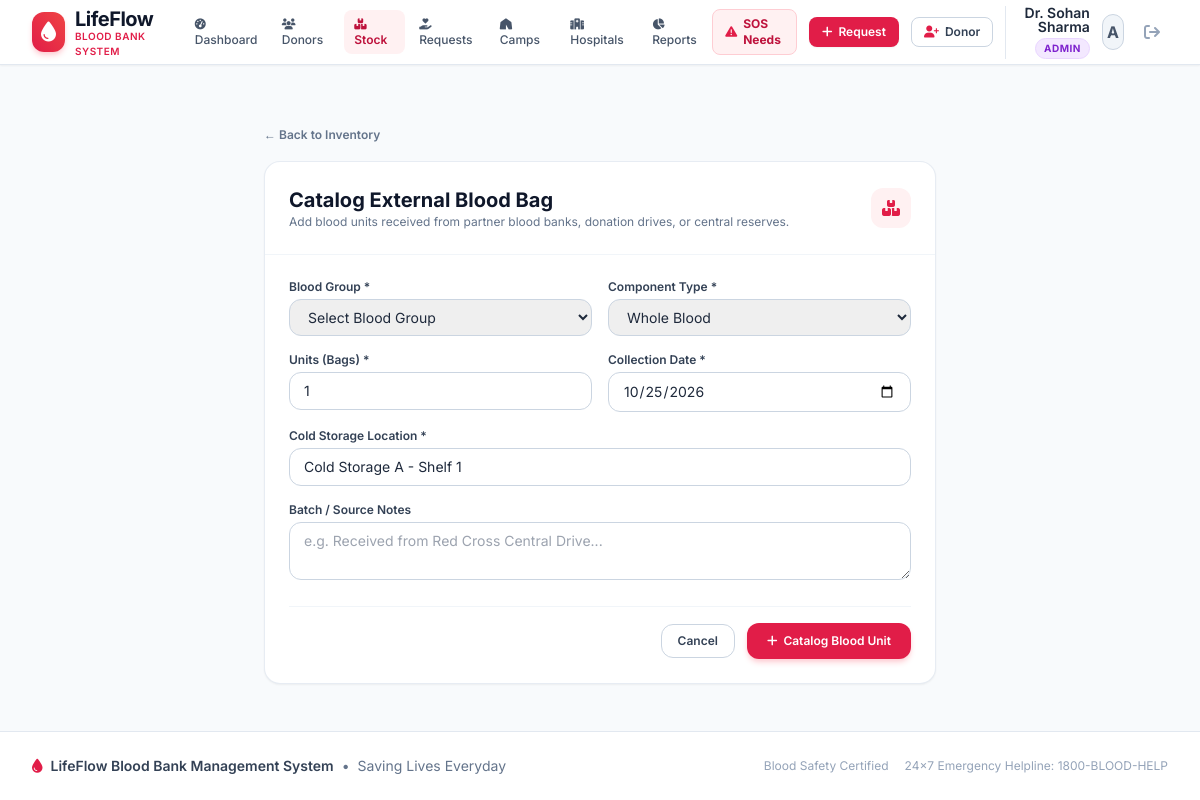
/inventory/add (signed in), run on the app's committed database.
### app/models.py (models this page shows, shortened)
class User(UserMixin, db.Model):
    __tablename__ = 'users'
    id = db.Column(db.Integer, primary_key=True)
    username = db.Column(db.String(64), unique=True, nullable=False, index=True)
    email = db.Column(db.String(120), unique=True, nullable=False, index=True)
    password_hash = db.Column(db.String(256), nullable=False)
    role = db.Column(db.String(20), nullable=False, default='staff')  # 'admin', 'staff', 'donor'
    full_name = db.Column(db.String(100), nullable=True)
    phone = db.Column(db.String(20), nullable=True)
    is_active_account = db.Column(db.Boolean, default=True)
    created_at = db.Column(db.DateTime, default=datetime.utcnow)
    donor_profile = db.relationship('Donor', backref='user_account', uselist=False, lazy=True)
    @property
    def is_staff(self):
        return self.role in ['admin', 'staff']

### app/routes/inventory.py (the view, shortened to what this page needs)
@inventory_bp.route('/add', methods=['GET', 'POST'])
@login_required
@staff_required
def add_unit():
    return render_template('inventory/add.html', blood_groups=BLOOD_GROUPS, components=COMPONENTS, today=date.today())

### app/utils.py (called while the page is built)
def staff_required(f):
    @wraps(f)
    def decorated_function(*args, **kwargs):
        if not current_user.is_authenticated or not current_user.is_staff:
            flash("Staff or Administrator access is required.", "danger")
            return redirect(url_for('main.dashboard'))
        return f(*args, **kwargs)
    return decorated_function

### app/templates/inventory/add.html (shortened to what this page needs)
{% extends "base.html" %}
{% block content %}
<div class="max-w-2xl mx-auto py-4">
    <div class="mb-4">
        <a href="{{ url_for('inventory.index') }}" class="text-xs font-semibold text-slate-500 hover:text-slate-800">
            &larr; Back to Inventory
        </a>
    </div>
    <div class="bg-white rounded-2xl shadow-sm border border-slate-200/80 overflow-hidden">
        <div class="p-6 border-b border-slate-100 flex items-center justify-between">
            <div>
                <h1 class="text-xl font-bold text-slate-900">Catalog External Blood Bag</h1>
                <p class="text-xs text-slate-500">Add blood units received from partner blood banks, donation drives, or central reserves.</p>
            </div>
            <div class="w-10 h-10 rounded-xl bg-rose-50 text-rose-600 flex items-center justify-center font-bold">
                <i class="fa-solid fa-boxes-stacked"></i>
            </div>
        </div>
        <form method="POST" class="p-6 space-y-5">
            <div class="grid grid-cols-1 sm:grid-cols-2 gap-4">
                <div>
                    <label class="block text-xs font-semibold text-slate-700 mb-1">Blood Group *</label>
                    <select name="blood_group" required class="w-full px-3.5 py-2 rounded-xl border border-slate-300 text-sm focus:outline-none focus:ring-2 focus:ring-rose-500">
                        <option value="">Select Blood Group</option>
                    </select>
                </div>
                <div>
                    <label class="block text-xs font-semibold text-slate-700 mb-1">Component Type *</label>
                    <select name="component" required class="w-full px-3.5 py-2 rounded-xl border border-slate-300 text-sm focus:outline-none focus:ring-2 focus:ring-rose-500">
                        {% for comp in components %}
                        <option value="{{ comp }}">{{ comp }}</option>
                        {% endfor %}
                    </select>
                </div>
                <div>
                    <label class="block text-xs font-semibold text-slate-700 mb-1">Units (Bags) *</label>
                    <input type="number" min="1" max="10" name="units" value="1" required
                           class="w-full px-3.5 py-2 rounded-xl border border-slate-300 text-sm focus:outline-none focus:ring-2 focus:ring-rose-500">
                </div>
                <div>
                    <label class="block text-xs font-semibold text-slate-700 mb-1">Collection Date *</label>
                    <input type="date" name="collection_date" value="{{ today.strftime('%Y-%m-%d') }}" required
                           class="w-full px-3.5 py-2 rounded-xl border border-slate-300 text-sm focus:outline-none focus:ring-2 focus:ring-rose-500">
                </div>
                <div class="sm:col-span-2">
                    <label class="block text-xs font-semibold text-slate-700 mb-1">Cold Storage Location *</label>
                    <input type="text" name="storage_location" value="Cold Storage A - Shelf 1" required
                           class="w-full px-3.5 py-2 rounded-xl border border-slate-300 text-sm focus:outline-none focus:ring-2 focus:ring-rose-500">
                </div>
                <div class="sm:col-span-2">
                    <label class="block text-xs font-semibold text-slate-700 mb-1">Batch / Source Notes</label>
                    <textarea name="notes" rows="2" placeholder="e.g. Received from Red Cross Central Drive..."
                              class="w-full px-3.5 py-2 rounded-xl border border-slate-300 text-sm focus:outline-none focus:ring-2 focus:ring-rose-500"></textarea>
                </div>
            </div>
            <div class="pt-4 border-t border-slate-100 flex items-center justify-end space-x-3">
                <a href="{{ url_for('inventory.index') }}" class="px-4 py-2 border border-slate-300 text-slate-700 text-xs font-semibold rounded-xl hover:bg-slate-50">
                    Cancel
                </a>
                <button type="submit" class="px-5 py-2.5 bg-rose-600 hover:bg-rose-700 text-white font-semibold text-xs rounded-xl shadow-md shadow-rose-200 transition-all flex items-center">
                    <i class="fa-solid fa-plus mr-1.5"></i> Catalog Blood Unit
                </button>
            </div>
        </form>
    </div>
</div>
{% endblock %}

### app/templates/base.html (shortened to what this page needs)
<!DOCTYPE html>
<html lang="en" class="h-full bg-slate-50">
<head>
    <script src="https://cdn.tailwindcss.com"></script>
    <link rel="stylesheet" href="https://cdnjs.cloudflare.com/ajax/libs/font-awesome/6.4.0/css/all.min.css">
</head>
<body class="h-full flex flex-col text-slate-800 antialiased">
    <nav class="bg-white border-b border-slate-200 sticky top-0 z-40 shadow-sm no-print">
        <div class="max-w-7xl mx-auto px-4 sm:px-6 lg:px-8">
            <div class="flex justify-between h-16">
                <div class="flex items-center space-x-3">
                    <a href="{{ url_for('main.dashboard') }}" class="flex items-center space-x-2.5 group">
                        <div class="w-10 h-10 rounded-xl bg-gradient-to-tr from-rose-600 to-red-500 flex items-center justify-center text-white shadow-md shadow-rose-200 group-hover:scale-105 transition-transform">
                            <i class="fa-solid fa-droplet text-xl"></i>
                        </div>
                        <div>
                            <span class="text-xl font-bold tracking-tight text-slate-900 group-hover:text-rose-600 transition-colors">LifeFlow</span>
                            <span class="block text-[10px] font-semibold tracking-wider text-rose-600 uppercase -mt-1">Blood Bank System</span>
                        </div>
                    </a>
                    {% if current_user.is_authenticated and current_user.is_staff %}
                    <div class="hidden lg:flex ml-6 space-x-1">
                        <a href="{{ url_for('main.dashboard') }}" class="px-2.5 py-1.5 rounded-lg text-xs font-medium transition-colors {% if request.endpoint == 'main.dashboard' %}bg-rose-50 text-rose-700 font-semibold{% else %}text-slate-600 hover:text-slate-900 hover:bg-slate-100{% endif %}">
                            <i class="fa-solid fa-gauge-high mr-1 text-[11px]"></i> Dashboard
                        </a>
                        <a href="{{ url_for('donors.list_donors') }}" class="px-2.5 py-1.5 rounded-lg text-xs font-medium transition-colors {% if 'donors' in request.endpoint %}bg-rose-50 text-rose-700 font-semibold{% else %}text-slate-600 hover:text-slate-900 hover:bg-slate-100{% endif %}">
                            <i class="fa-solid fa-users mr-1 text-[11px]"></i> Donors
                        </a>
                        <a href="{{ url_for('inventory.index') }}" class="px-2.5 py-1.5 rounded-lg text-xs font-medium transition-colors {% if 'inventory' in request.endpoint %}bg-rose-50 text-rose-700 font-semibold{% else %}text-slate-600 hover:text-slate-900 hover:bg-slate-100{% endif %}">
                            <i class="fa-solid fa-boxes-stacked mr-1 text-[11px]"></i> Stock
                        </a>
                        <a href="{{ url_for('requests.list_requests') }}" class="px-2.5 py-1.5 rounded-lg text-xs font-medium transition-colors {% if 'requests' in request.endpoint %}bg-rose-50 text-rose-700 font-semibold{% else %}text-slate-600 hover:text-slate-900 hover:bg-slate-100{% endif %}">
                            <i class="fa-solid fa-hand-holding-heart mr-1 text-[11px]"></i> Requests
                        </a>
                        <a href="{{ url_for('camps.index') }}" class="px-2.5 py-1.5 rounded-lg text-xs font-medium transition-colors {% if 'camps' in request.endpoint %}bg-rose-50 text-rose-700 font-semibold{% else %}text-slate-600 hover:text-slate-900 hover:bg-slate-100{% endif %}">
                            <i class="fa-solid fa-tent mr-1 text-[11px]"></i> Camps
                        </a>
                        <a href="{{ url_for('hospitals.index') }}" class="px-2.5 py-1.5 rounded-lg text-xs font-medium transition-colors {% if 'hospitals' in request.endpoint and 'emergency' not in request.endpoint %}bg-rose-50 text-rose-700 font-semibold{% else %}text-slate-600 hover:text-slate-900 hover:bg-slate-100{% endif %}">
                            <i class="fa-solid fa-hospital mr-1 text-[11px]"></i> Hospitals
                        </a>
                        <a href="{{ url_for('reports.index') }}" class="px-2.5 py-1.5 rounded-lg text-xs font-medium transition-colors {% if 'reports' in request.endpoint %}bg-rose-50 text-rose-700 font-semibold{% else %}text-slate-600 hover:text-slate-900 hover:bg-slate-100{% endif %}">
                            <i class="fa-solid fa-chart-pie mr-1 text-[11px]"></i> Reports
                        </a>
                    </div>
                    {% endif %}
                </div>
                <div class="flex items-center space-x-3">
                    {% if current_user.is_authenticated %}
                        <a href="{{ url_for('hospitals.emergency_feed') }}" class="hidden sm:inline-flex items-center px-3 py-1.5 border border-rose-200 text-xs font-bold rounded-lg text-rose-700 bg-rose-50 hover:bg-rose-100 transition-all">
                            <i class="fa-solid fa-triangle-exclamation mr-1.5 text-rose-600 animate-pulse"></i> SOS Needs
                        </a>
                        {% if current_user.is_staff %}
                        <a href="{{ url_for('requests.new_request') }}" class="hidden sm:inline-flex items-center px-3 py-1.5 border border-transparent text-xs font-semibold rounded-lg shadow-sm text-white bg-rose-600 hover:bg-rose-700 focus:outline-none focus:ring-2 focus:ring-offset-2 focus:ring-rose-500 transition-all">
                            <i class="fa-solid fa-plus mr-1.5"></i> Request
                        </a>
                        <a href="{{ url_for('donors.add_donor') }}" class="hidden sm:inline-flex items-center px-3 py-1.5 border border-slate-300 text-xs font-semibold rounded-lg text-slate-700 bg-white hover:bg-slate-50 transition-all">
                            <i class="fa-solid fa-user-plus mr-1.5 text-rose-600"></i> Donor
                        </a>
                        {% endif %}
                        <div class="relative flex items-center space-x-3 pl-3 border-l border-slate-200">
                            <div class="text-right hidden sm:block">
                                <div class="text-sm font-semibold text-slate-800 leading-none">{{ current_user.full_name or current_user.username }}</div>
                                <span class="inline-block mt-0.5 px-2 py-0.5 text-[10px] font-bold rounded-full uppercase tracking-wider
                                    {% if current_user.role == 'admin' %}bg-purple-100 text-purple-700 border border-purple-200
                                    {% elif current_user.role == 'staff' %}bg-sky-100 text-sky-700 border border-sky-200
                                    {% else %}bg-emerald-100 text-emerald-700 border border-emerald-200{% endif %}">
                                    {{ current_user.role }}
                                </span>
                            </div>
                            <div class="w-9 h-9 rounded-full bg-slate-100 border border-slate-300 flex items-center justify-center text-slate-600 font-bold">
                                {{ current_user.username[0]|upper }}
                            </div>
                            <a href="{{ url_for('auth.logout') }}" title="Logout" class="p-2 text-slate-400 hover:text-rose-600 transition-colors">
                                <i class="fa-solid fa-arrow-right-from-bracket text-base"></i>
                            </a>
                        </div>
                    {% endif %}
                </div>
            </div>
        </div>
    </nav>
    <main class="flex-1 max-w-7xl w-full mx-auto px-4 sm:px-6 lg:px-8 py-6">
        {% block content %}{% endblock %}
    </main>
    <footer class="bg-white border-t border-slate-200 mt-auto py-6 no-print text-sm text-slate-500">
        <div class="max-w-7xl mx-auto px-4 sm:px-6 lg:px-8 flex flex-col sm:flex-row items-center justify-between gap-3">
            <div class="flex items-center space-x-2">
                <i class="fa-solid fa-droplet text-rose-600"></i>
                <span class="font-semibold text-slate-700">LifeFlow Blood Bank Management System</span>
                <span>&bull;</span>
                <span>Saving Lives Everyday</span>
            </div>
            <div class="text-xs text-slate-400 flex items-center space-x-4">
                <span>Blood Safety Certified</span>
                <span>24x7 Emergency Helpline: 1800-BLOOD-HELP</span>
            </div>
        </div>
    </footer>
</body>
</html>

### app/templates/base.html (style rules this page uses)
body { font-family: 'Inter', sans-serif; }

### data on the page
User: full_name "Dr. Sohan Sharma", role "ADMIN", username "A"

### other printed values
form field component "Whole Blood"
